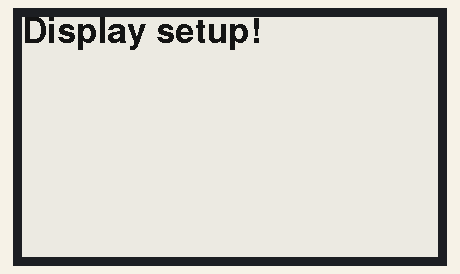
This sketch was run on a simulated ESP32-S3. Shown: 416×240 one-colour display. WiFi joins after 1.5 s; servers stay silent unless stated; what the sketch prints to the serial monitor is not drawn.

Above: at 3.3 s.
At 8.7 s:
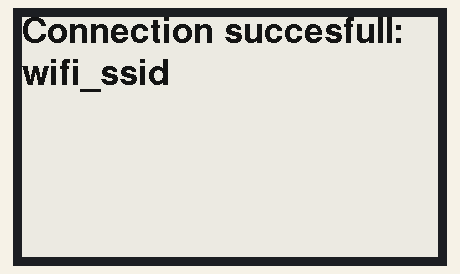

The sketch:

ESP32_EinkDisplay.ino
```cpp
// Display setup
#define ENABLE_GxEPD2_GFX 0

#include <GxEPD2_BW.h>
#include <SPI.h>

// Fonts
#include <Fonts/FreeSansBold18pt7b.h>

#define EPD_CS 5
#define EPD_DC 6
#define EPD_RST 7
#define EPD_BUSY 4

GxEPD2_BW<GxEPD2_370_GDEY037T03, GxEPD2_370_GDEY037T03::HEIGHT>display(GxEPD2_370_GDEY037T03(EPD_CS, EPD_DC, EPD_RST, EPD_BUSY));

void SetupDisplay(){
  SPI.begin(18,-1,17,EPD_CS);
  display.init(115200,true,50,false);
  display.setRotation(3);
  display.setFont(&FreeSansBold18pt7b);
  display.setTextColor(GxEPD_BLACK);
  display.setFullWindow();

  display.firstPage();
  do {
    display.fillScreen(GxEPD_WHITE);
    display.setCursor(0,25);
    display.setTextSize(1);
    display.print("Display setup!");
  } while (display.nextPage());

  delay(1000);
}

// Wifi setup
#include <WiFi.h>

const char* ssid = "wifi_ssid";
const char* password = "wifi_password";

void ConnectToWiFi() {
  WiFi.mode(WIFI_STA);
  WiFi.begin(ssid,password);
  Serial.printf("Connecting to %s\n",ssid);

  display.firstPage();
  do {
    display.fillScreen(GxEPD_WHITE);
    display.setCursor(0,25);
    display.setTextSize(1);
    display.printf("Connecting to:\n%s",ssid);
  } while (display.nextPage());

  int i = 1;
  while (WiFi.status() != WL_CONNECTED && i <= 100){
    Serial.print(i); Serial.print(" ");
    i++;
    delay(100);
  }

  if (WiFi.status() != WL_CONNECTED){
    Serial.println("\nWiFi failed to connect");
  } else{
    Serial.printf("\nconnected to %s\n",ssid);
    Serial.print("Local ESP IP: ");
    Serial.println(WiFi.localIP());

    display.firstPage();
    do {
      display.fillScreen(GxEPD_WHITE);
      display.setCursor(0,25);
      display.setTextSize(1);
      display.printf("Connection succesfull: %s",ssid);
    } while (display.nextPage());
  }
}

void setup() {
  Serial.begin(115200);
  delay(1000);

  SetupDisplay();

  ConnectToWiFi();

}

void loop() {


}
```

Measured:
- what the display in image 0 shows lasts 3.2 s, from 3.3 s to 6.5 s
